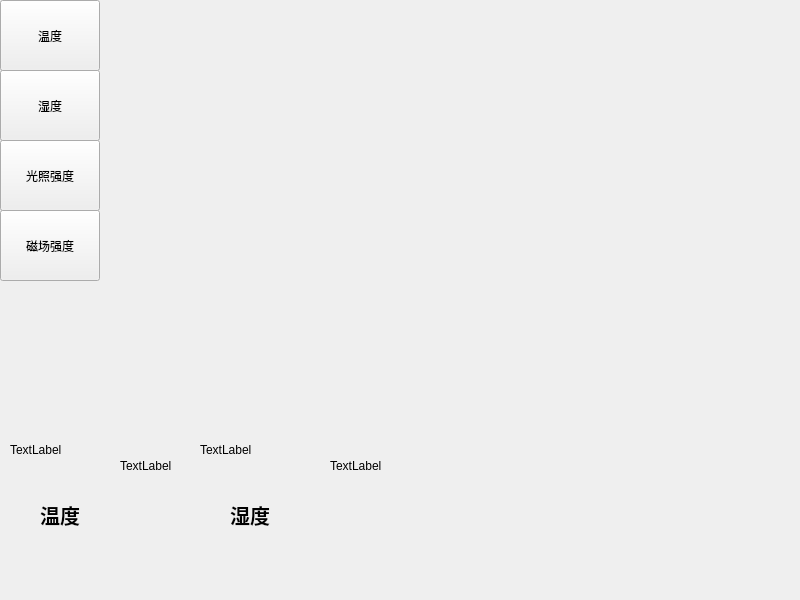
<?xml version="1.0" encoding="UTF-8"?>
<ui version="4.0">
 <class>Homepage</class>
 <widget class="QWidget" name="Homepage">
  <property name="geometry">
   <rect>
    <x>0</x>
    <y>0</y>
    <width>800</width>
    <height>600</height>
   </rect>
  </property>
  <property name="windowTitle">
   <string>Form</string>
  </property>
  <widget class="QLabel" name="label">
   <property name="geometry">
    <rect>
     <x>10</x>
     <y>400</y>
     <width>100</width>
     <height>100</height>
    </rect>
   </property>
   <property name="text">
    <string>TextLabel</string>
   </property>
  </widget>
  <widget class="QLabel" name="label_6">
   <property name="geometry">
    <rect>
     <x>330</x>
     <y>440</y>
     <width>71</width>
     <height>51</height>
    </rect>
   </property>
   <property name="text">
    <string>TextLabel</string>
   </property>
  </widget>
  <widget class="QLabel" name="label_4">
   <property name="geometry">
    <rect>
     <x>200</x>
     <y>400</y>
     <width>100</width>
     <height>100</height>
    </rect>
   </property>
   <property name="text">
    <string>TextLabel</string>
   </property>
  </widget>
  <widget class="QLabel" name="label_3">
   <property name="geometry">
    <rect>
     <x>120</x>
     <y>440</y>
     <width>71</width>
     <height>51</height>
    </rect>
   </property>
   <property name="text">
    <string>TextLabel</string>
   </property>
  </widget>
  <widget class="QPushButton" name="Page1">
   <property name="geometry">
    <rect>
     <x>0</x>
     <y>0</y>
     <width>100</width>
     <height>71</height>
    </rect>
   </property>
   <property name="toolTip">
    <string>&lt;html&gt;&lt;head/&gt;&lt;body&gt;&lt;p&gt;温度&lt;/p&gt;&lt;/body&gt;&lt;/html&gt;</string>
   </property>
   <property name="text">
    <string>温度</string>
   </property>
  </widget>
  <widget class="QPushButton" name="Page2">
   <property name="geometry">
    <rect>
     <x>0</x>
     <y>70</y>
     <width>100</width>
     <height>71</height>
    </rect>
   </property>
   <property name="toolTip">
    <string>&lt;html&gt;&lt;head/&gt;&lt;body&gt;&lt;p&gt;湿度&lt;/p&gt;&lt;/body&gt;&lt;/html&gt;</string>
   </property>
   <property name="styleSheet">
    <string notr="true"/>
   </property>
   <property name="text">
    <string>湿度</string>
   </property>
  </widget>
  <widget class="QLabel" name="label_5">
   <property name="geometry">
    <rect>
     <x>200</x>
     <y>500</y>
     <width>100</width>
     <height>30</height>
    </rect>
   </property>
   <property name="font">
    <font>
     <family>宋体</family>
     <pointsize>15</pointsize>
     <bold>true</bold>
    </font>
   </property>
   <property name="text">
    <string>湿度</string>
   </property>
   <property name="alignment">
    <set>Qt::AlignCenter</set>
   </property>
  </widget>
  <widget class="QStackedWidget" name="stackedWidget">
   <property name="geometry">
    <rect>
     <x>100</x>
     <y>0</y>
     <width>700</width>
     <height>400</height>
    </rect>
   </property>
   <property name="currentIndex">
    <number>1</number>
   </property>
   <widget class="Temperature" name="page"/>
   <widget class="Humidity" name="page_2"/>
  </widget>
  <widget class="QLabel" name="label_2">
   <property name="geometry">
    <rect>
     <x>10</x>
     <y>500</y>
     <width>100</width>
     <height>30</height>
    </rect>
   </property>
   <property name="font">
    <font>
     <family>宋体</family>
     <pointsize>15</pointsize>
     <bold>true</bold>
    </font>
   </property>
   <property name="text">
    <string>温度</string>
   </property>
   <property name="alignment">
    <set>Qt::AlignCenter</set>
   </property>
  </widget>
  <widget class="QPushButton" name="Page2_2">
   <property name="geometry">
    <rect>
     <x>0</x>
     <y>140</y>
     <width>100</width>
     <height>71</height>
    </rect>
   </property>
   <property name="toolTip">
    <string>&lt;html&gt;&lt;head/&gt;&lt;body&gt;&lt;p&gt;湿度&lt;/p&gt;&lt;/body&gt;&lt;/html&gt;</string>
   </property>
   <property name="styleSheet">
    <string notr="true"/>
   </property>
   <property name="text">
    <string>光照强度</string>
   </property>
  </widget>
  <widget class="QPushButton" name="Page2_3">
   <property name="geometry">
    <rect>
     <x>0</x>
     <y>210</y>
     <width>100</width>
     <height>71</height>
    </rect>
   </property>
   <property name="toolTip">
    <string>&lt;html&gt;&lt;head/&gt;&lt;body&gt;&lt;p&gt;湿度&lt;/p&gt;&lt;/body&gt;&lt;/html&gt;</string>
   </property>
   <property name="styleSheet">
    <string notr="true"/>
   </property>
   <property name="text">
    <string>磁场强度</string>
   </property>
  </widget>
 </widget>
 <customwidgets>
  <customwidget>
   <class>Temperature</class>
   <extends>QWidget</extends>
   <header location="global">temperature.h</header>
   <container>1</container>
  </customwidget>
  <customwidget>
   <class>Humidity</class>
   <extends>QWidget</extends>
   <header location="global">humidity.h</header>
   <container>1</container>
  </customwidget>
 </customwidgets>
 <resources/>
 <connections/>
</ui>
